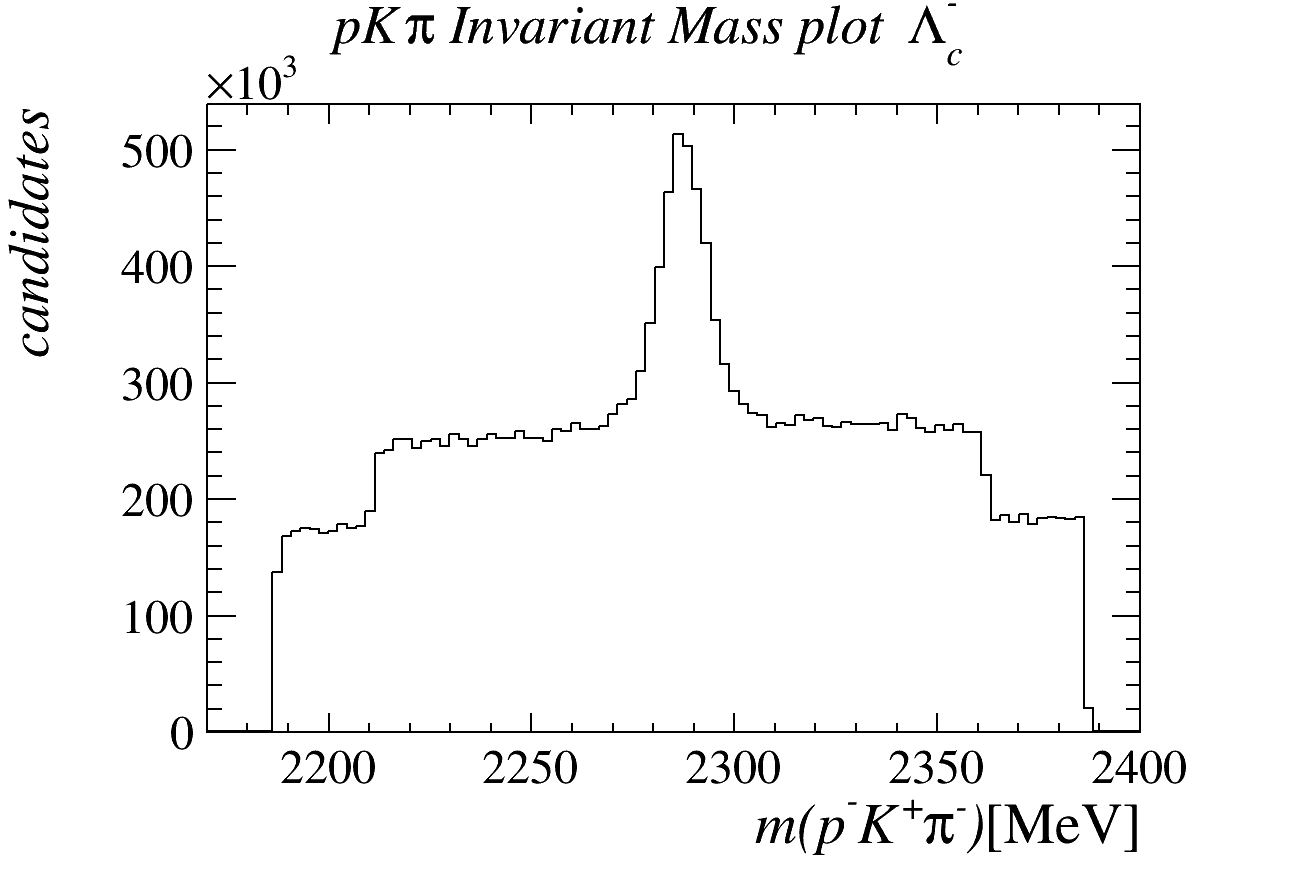

Python code for this plot:
import ROOT as r
import math
import sys



filename = __file__.replace('.py','')

#use the lhcbstyle guide - comment out if not needed
r.gROOT.ProcessLine(".x /home/ppe/d/driley/lhcbStyle.C")
r.gROOT.ForceStyle()

currstyle = r.gROOT.GetStyle("lhcbStyle")
currstyle.SetOptTitle(1)
#currstyle.SetTitleW(0.)
currstyle.SetTitleH(0.08)
 

#load file names into a string to be read into dataframe
names = r.std.vector('string')()
for n in ['/data/lhcb01/mwhitehead/LcLcpi_2018_MU.root','/data/lhcb01/mwhitehead/LcLcpi_2018_MD.root','/data/lhcb01/mwhitehead/LcLcpi_2017_MU.root','/data/lhcb01/mwhitehead/LcLcpi_2017_MD.root']: names.push_back(n)

df0 = r.RDataFrame('B2LcLcpiOS/DecayTree',names)

#define the invariant mass as a new column in the tree
df1 = df0.Define("Lambdacp_invMass", "sqrt(pow(Lambdacp_p_PE+Lambdacp_K_PE+Lambdacp_pi_PE,2)-pow(Lambdacp_p_PX+Lambdacp_K_PX+Lambdacp_pi_PX,2)-pow(Lambdacp_p_PY+Lambdacp_K_PY+Lambdacp_pi_PY,2)-pow(Lambdacp_p_PZ+Lambdacp_K_PZ+Lambdacp_pi_PZ,2))")

#create histogram model and fill using the data from the desired column
model_M_K_P = r.RDF.TH1DModel("{}".format(filename), "{}".format(filename), 100,2170.,2400.);

h = df1.Histo1D(model_M_K_P, "Lambdacm_M");

hist=h.Clone();
hist.SetTitle("#font[12]{pK#pi Invariant Mass plot #Lambda_{c}^{-}}")

upperline = r.TLine(2300,0,2300,225000)
upperline.SetLineStyle(2)

lowerline = r.TLine(2270,0,2270,225000)
lowerline.SetLineStyle(2)

hist.GetYaxis().SetTitle("#font[12]{candidates}")
hist.GetXaxis().SetTitle("#font[12]{m(p^{-}K^{+}#pi^{-})}[MeV]")
hist.GetYaxis().SetTitleOffset(1.2) 
c = r.TCanvas("c", "c", 1300, 900)
c.SetLeftMargin(0.16)
c.SetRightMargin(0.12)
c.SetTopMargin(0.12)
c.cd()

hist.Draw("h")
#save as both png and ROOT macro
c.SaveAs("{}.C".format(filename))
c.SaveAs("{}.png".format(filename))
